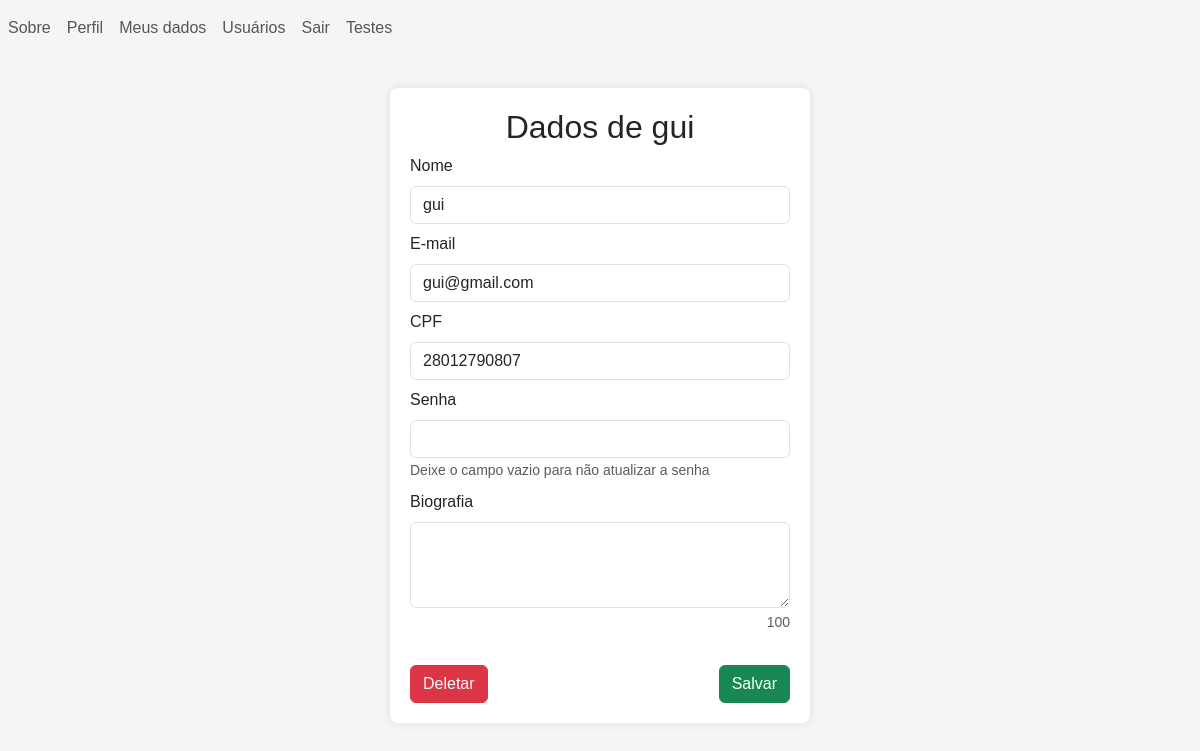
/users/crud/my_data.php (signed in), run on the app's committed database.
### tables this page shows
CREATE TABLE users (
    id INTEGER PRIMARY KEY AUTOINCREMENT,
    username VARCHAR(255) NOT NULL,
    email VARCHAR(255) NOT NULL UNIQUE,
    cpf VARCHAR(11) NOT NULL UNIQUE,
    created_at DATETIME DEFAULT CURRENT_TIMESTAMP,
    updated_at DATETIME
, pass VARCHAR(255) NOT NULL, bio VARCHAR(100), total_followers INTEGER DEFAULT 0, total_posts INTEGER DEFAULT 0, logged_at TIMESTAMP, adm boolean DEFAULT false, total_following INTEGER default 0);

### users/crud/my_data.php (the view, shortened to what this page needs)
<?php
    $db = db_conn();
    $result = $db->query('SELECT * FROM my_data WHERE id = '.$_SESSION['user']['id']);
    $my_data = $result->fetchArray(SQLITE3_ASSOC);
?>
<!DOCTYPE html>
<html lang="en">
    <head>
        <?php require SRC_URL."front/head.php" ?>
    </head>
    <body>
        <?php require SRC_URL."front/navbar.php" ?>
        <form class = "container form-container" action="update_user.php" method = "POST" autocomplete = "off">
            <div class = "text-center">
                <h2>Dados de <?php echo $my_data['username'] ?></h2>
            </div>
            <div class = "form-group">
                <label for="username-input" class = "form-label">Nome</label>
                <input type="text" id = "username-input" name = "username" class = "form-control" value = "<?php echo isset($_SESSION['update']["username"]) ? $_SESSION['update']["username"] : $my_data['username'] ?>" required>
            </div>
            <div class = "form-group">
                <label for="email-input" class = "form-label">E-mail</label>
                <input type="email" id = "email-input" name = "email" class = "form-control" value = "<?php echo isset($_SESSION['update']["email"]) ? $_SESSION['update']["email"] : $my_data['email'] ?>" required>
            </div>
            <div class = "form-group">
                <label for="cpf-input" class = "form-label">CPF</label>
                <input type="text" id = "cpf-input" name = "cpf" class = "form-control" value = "<?php echo isset($_SESSION['update']["cpf"]) ? $_SESSION['update']["cpf"] : $my_data['cpf'] ?>" required>
            </div>
            <div class = "form-group">
                <label for="pass-input" class = "form-label">Senha</label>
                <input type="password" id = "pass-input" name = "pass" class = "form-control" value = "<?php echo isset($_SESSION['update']["pass"]) ? $_SESSION['update']["pass"] : "" ?>" >
                <small class = "form-text text-muted" >
                    Deixe o campo vazio para não atualizar a senha
                </small>
                <br>
            </div>
            <div class = "form-group">
                <label for="bio-input" class = "form-label">Biografia</label>
                <textarea name="bio" id="bio-input" cols="30" rows="3" class = "form-control" maxlength = "100" oninput = "limitLength(100,'bio-feedback')" ></textarea>
                <small id = "bio-feedback" class = "form-text text-muted" style="display: block;text-align: right">
                    100
                </small>
                <br>
            </div>
            <div class = "row" >
                <div class = "col-lg-3 col-md-4 col-sm-12" style = "text-align: left">
                    <a class = "btn btn-danger" href="delete_user.php?id=<?php echo $my_data['id'] ?>">Deletar</a>
                </div>
                <div class = "col-lg-6 col-md-4 col-sm-12" style = "text-align: center">
                </div>
                <div class = "col-lg-3 col-md-4 col-sm-12" style = "text-align: right">
                    <button type = "submit" class = "btn btn-success">Salvar</button>
                </div>
            </div>
        </form>
    </body>
</html>

### main/index.css (style rules this page uses)
form { margin: auto; padding: 0.5rem; }
form .form-group { margin-bottom: 0.5rem; }
.form-container { width: 35%; }
body { font-family: Arial, sans-serif; background-color: #f5f5f5; margin: 0; }
.container { max-width: 80%; margin: 2rem auto; padding: 20px; background-color: #fff; box-shadow: 0 0 10px rgba(0, 0, 0, 0.1); border-radius: 8px; overflow: auto; }
a { color: #007BFF; text-decoration: none; }
a.btn, .nav-link { text-decoration: none; }

### data on the page
users: username "gui", email "gui@gmail.com", cpf "28012790807"

### other printed values
$text "Sobre Perfil Meus dados Usuários Sair Testes"
